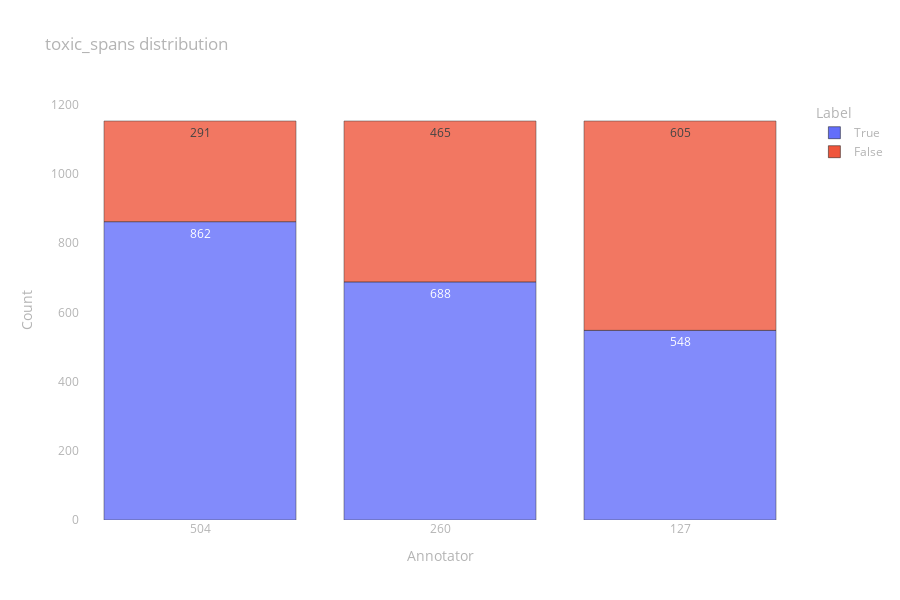

Here is the notebook cell this chart was saved with:
### Code cell
fig = px.bar(
    data_frame=prepare_data_to_px(pd.DataFrame([toxic_spans[col].apply(lambda x: len(x) > 0) for col in toxic_spans.columns]).transpose()),
    x="Annotator", y="Count", color="Label", opacity=0.8,
    height=600, text="Count", title="toxic_spans distribution")

fig.update_layout(layout)

fig.show()

### Figure 1 — Plotly figure (JSON) as saved in the notebook; plotly's stock layout.template omitted (floating-point values rounded to 4 significant figures)
{"data": [{"alignmentgroup": "True", "hovertemplate": "Label=True<br>Annotator=%{x}<br>Count=%{text}<extra></extra>", "legendgroup": "True", "marker": {"color": "#636efa", "opacity": 0.8, "pattern": {"shape": ""}}, "name": "True", "offsetgroup": "True", "orientation": "v", "showlegend": true, "text": [862, 688, 548], "textposition": "auto", "type": "bar", "x": [504, 260, 127], "xaxis": "x", "y": [862, 688, 548], "yaxis": "y"}, {"alignmentgroup": "True", "hovertemplate": "Label=False<br>Annotator=%{x}<br>Count=%{text}<extra></extra>", "legendgroup": "False", "marker": {"color": "#EF553B", "opacity": 0.8, "pattern": {"shape": ""}}, "name": "False", "offsetgroup": "False", "orientation": "v", "showlegend": true, "text": [291, 465, 605], "textposition": "auto", "type": "bar", "x": [504, 260, 127], "xaxis": "x", "y": [291, 465, 605], "yaxis": "y"}], "layout": {"barmode": "relative", "font": {"color": "rgb(180,180,180)"}, "height": 600, "legend": {"title": {"text": "Label"}, "tracegroupgap": 0}, "paper_bgcolor": "rgba(0,0,0,0)", "plot_bgcolor": "rgba(0,0,0,0)", "title": {"text": "toxic_spans distribution"}, "xaxis": {"anchor": "y", "domain": [0, 1], "showgrid": false, "title": {"text": "Annotator"}, "type": "category", "zeroline": false}, "yaxis": {"anchor": "x", "domain": [0, 1], "showgrid": false, "title": {"text": "Count"}, "zeroline": false}}}
